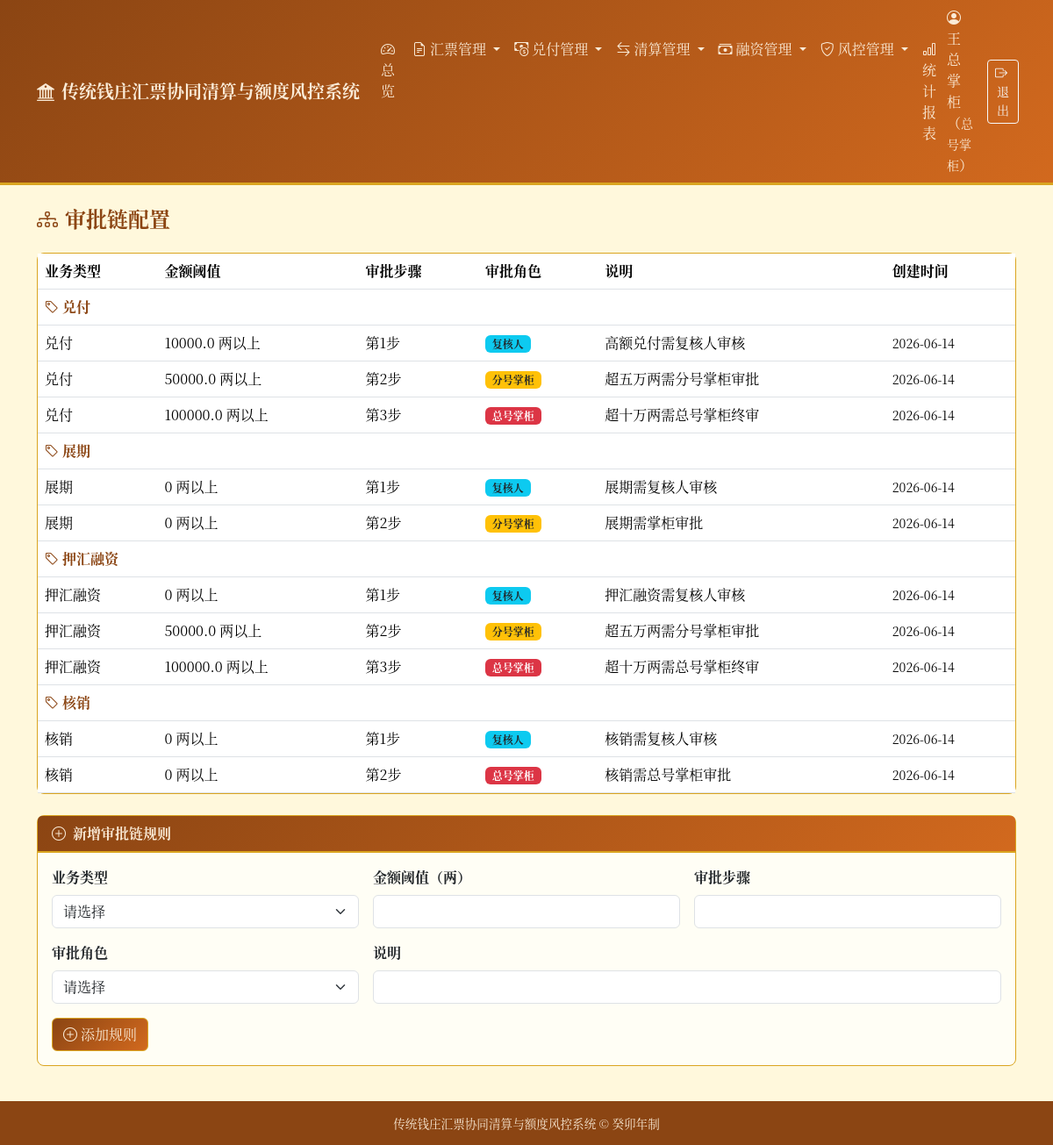
The page /approval-chains (signed in) on the database its author committed.
### tables this page shows
CREATE TABLE approval_chains (
        id INTEGER PRIMARY KEY AUTOINCREMENT,
        business_type TEXT NOT NULL CHECK(business_type IN ('兑付', '押汇融资', '展期', '核销')),
        amount_threshold REAL NOT NULL DEFAULT 0,
        step_order INTEGER NOT NULL,
        role_required TEXT NOT NULL,
        description TEXT,
        created_at TEXT NOT NULL
    );

### main.py (the view)
@app.get("/approval-chains", response_class=HTMLResponse)
def approval_chains_page(request: Request, user=Depends(auth_dep)):
    if user["role"] != "总号掌柜":
        raise HTTPException(status_code=403, detail="仅总号掌柜可配置审批链")
    conn = get_db()
    cursor = conn.cursor()
    cursor.execute("SELECT * FROM approval_chains ORDER BY business_type, step_order")
    chains = [dict(row) for row in cursor.fetchall()]
    conn.close()
    return templates.TemplateResponse(
        "approval_chains.html",
        {"request": request, "user": user, "chains": chains},
    )

### templates/approval_chains.html (shortened to what this page needs)
{% extends "base.html" %}
{% block content %}
<div class="d-flex justify-content-between align-items-center mb-4">
    <h4 class="fw-bold mb-0" style="color: var(--qz-primary);">
        <i class="bi bi-diagram-3 me-2"></i>审批链配置
    </h4>
</div>
{% if chains %}
{% set ns = namespace(current_type='') %}
<div class="card card-qz mb-4">
    <div class="card-body p-0">
        <div class="table-responsive">
            <table class="table table-hover mb-0">
                <thead style="background-color: var(--qz-light);">
                    <tr>
                        <th>业务类型</th>
                        <th>金额阈值</th>
                        <th>审批步骤</th>
                        <th>审批角色</th>
                        <th>说明</th>
                        <th>创建时间</th>
                    </tr>
                </thead>
                <tbody>
                    {% for c in chains %}
                    {% if c.business_type != ns.current_type %}
                    {% set ns.current_type = c.business_type %}
                    <tr style="background-color: var(--qz-light);">
                        <td colspan="6" class="fw-bold" style="color: var(--qz-primary);">
                            <i class="bi bi-tag me-1"></i>{{ c.business_type }}
                        </td>
                    </tr>
                    {% endif %}
                    <tr>
                        <td>{{ c.business_type }}</td>
                        <td>
                            {% if c.amount_threshold == 0 %}
                            0 两以上
                            {% else %}
                            {{ c.amount_threshold }} 两以上
                            {% endif %}
                        </td>
                        <td>第{{ c.step_order }}步</td>
                        <td>
                            {% if c.role_required == '复核人' %}
                            <span class="badge bg-info text-dark">复核人</span>
                            {% elif c.role_required == '分号掌柜' %}
                            <span class="badge bg-warning text-dark">分号掌柜</span>
                            {% elif c.role_required == '总号掌柜' %}
                            <span class="badge bg-danger">总号掌柜</span>
                            {% endif %}
                        </td>
                        <td>{{ c.description or '—' }}</td>
                        <td><small>{{ c.created_at }}</small></td>
                    </tr>
                    {% endfor %}
                </tbody>
            </table>
        </div>
    </div>
</div>
{% endif %}
<div class="card card-qz">
    <div class="card-header">
        <i class="bi bi-plus-circle me-2"></i>新增审批链规则
    </div>
    <div class="card-body">
        <form method="post" action="/approval-chains/create">
            <div class="row g-3">
                <div class="col-md-4">
                    <label for="business_type" class="form-label fw-bold">业务类型</label>
                    <select class="form-select" id="business_type" name="business_type" required>
                        <option value="">请选择</option>
                    </select>
                </div>
                <div class="col-md-4">
                    <label for="amount_threshold" class="form-label fw-bold">金额阈值（两）</label>
                    <input type="number" class="form-control" id="amount_threshold" name="amount_threshold" min="0" required>
                </div>
                <div class="col-md-4">
                    <label for="step_order" class="form-label fw-bold">审批步骤</label>
                    <input type="number" class="form-control" id="step_order" name="step_order" min="1" required>
                </div>
                <div class="col-md-4">
                    <label for="role_required" class="form-label fw-bold">审批角色</label>
                    <select class="form-select" id="role_required" name="role_required" required>
                        <option value="">请选择</option>
                    </select>
                </div>
                <div class="col-md-8">
                    <label for="description" class="form-label fw-bold">说明</label>
                    <input type="text" class="form-control" id="description" name="description">
                </div>
                <div class="col-12">
                    <button type="submit" class="btn btn-qz">
                        <i class="bi bi-plus-circle me-1"></i>添加规则
                    </button>
                </div>
            </div>
        </form>
    </div>
</div>
{% endblock %}

### templates/base.html (style rules this page uses)
:root { --qz-primary: #8B4513; --qz-secondary: #D2691E; --qz-accent: #DAA520; --qz-bg: #FFF8DC; --qz-dark: #3E2723; --qz-light: #FAEBD7; }
body { background-color: var(--qz-bg); font-family: "Songti SC", "SimSun", "Noto Serif CJK SC", serif; color: var(--qz-dark); }
.card-qz { border: 1px solid var(--qz-accent); border-radius: 8px; background: #FFFEF5; }
.card-qz .card-header { background: linear-gradient(135deg, var(--qz-primary), var(--qz-secondary)); color: var(--qz-light); border-bottom: 2px solid var(--qz-accent); font-weight: bold; }
.btn-qz { background: linear-gradient(135deg, var(--qz-primary), var(--qz-secondary)); color: var(--qz-light); border: 1px solid var(--qz-accent); }

### rows shown on the page
approval_chains: business_type "兑付", amount_threshold "10000.0", step_order "1", role_required "复核人", description "高额兑付需复核人审核", created_at "2026-06-14"
approval_chains: business_type "兑付", amount_threshold "50000.0", step_order "2", role_required "分号掌柜", description "超五万两需分号掌柜审批", created_at "2026-06-14"
approval_chains: business_type "兑付", amount_threshold "100000.0", step_order "3", role_required "总号掌柜", description "超十万两需总号掌柜终审", created_at "2026-06-14"
approval_chains: business_type "展期", amount_threshold "0 两以上", step_order "1", role_required "复核人", description "展期需复核人审核", created_at "2026-06-14"
approval_chains: business_type "展期", amount_threshold "0 两以上", step_order "2", role_required "分号掌柜", description "展期需掌柜审批", created_at "2026-06-14"
approval_chains: business_type "押汇融资", amount_threshold "0 两以上", step_order "1", role_required "复核人", description "押汇融资需复核人审核", created_at "2026-06-14"
approval_chains: business_type "押汇融资", amount_threshold "50000.0", step_order "2", role_required "分号掌柜", description "超五万两需分号掌柜审批", created_at "2026-06-14"
approval_chains: business_type "押汇融资", amount_threshold "100000.0", step_order "3", role_required "总号掌柜", description "超十万两需总号掌柜终审", created_at "2026-06-14"
approval_chains: business_type "核销", amount_threshold "0 两以上", step_order "1", role_required "复核人", description "核销需复核人审核", created_at "2026-06-14"
approval_chains: business_type "核销", amount_threshold "0 两以上", step_order "2", role_required "总号掌柜", description "核销需总号掌柜审批", created_at "2026-06-14"

### other values the page prints
{{ user.real_name }} "王总掌柜"
{{ user.role }} "总号掌柜"
